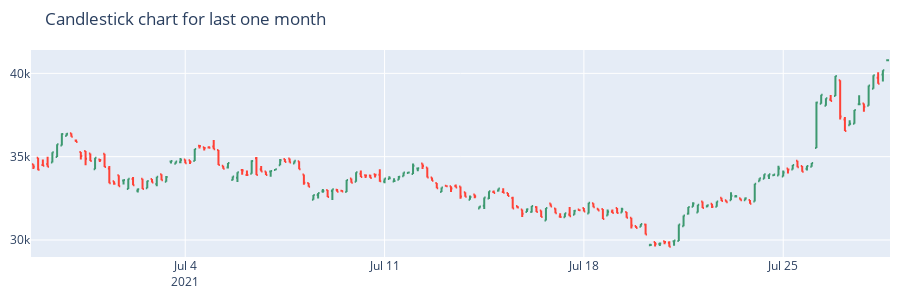

Notebook source saved alongside this figure:
### Code cell
fig = go.Figure(go.Ohlc(x = ohlc_data['time'],
              open=ohlc_data['open'],
              high=ohlc_data['high'],
              low=ohlc_data['low'],
              close=ohlc_data['close'],
              name='Price'))


fig.update(layout_xaxis_rangeslider_visible=False)
fig.update_layout(margin=dict(l=10, r=10, t=50, b=10), 
                  width=900, height=300,
                  title='Candlestick chart for last one month')
fig.show()

### Figure 1 — Plotly figure (JSON) as saved in the notebook; plotly's stock layout.template omitted (floating-point values rounded to 4 significant figures; data arrays with more than 128 entries replaced by an {"elided": "..."} marker saying what was removed)
{"data": [{"close": {"elided": "181 float values"}, "high": {"elided": "181 float values"}, "low": {"elided": "181 float values"}, "name": "Price", "open": {"elided": "181 float values"}, "type": "ohlc", "x": {"elided": "181 str values"}}], "layout": {"height": 300, "margin": {"b": 10, "l": 10, "r": 10, "t": 50}, "title": {"text": "Candlestick chart for last one month"}, "width": 900, "xaxis": {"rangeslider": {"visible": false}}}}
